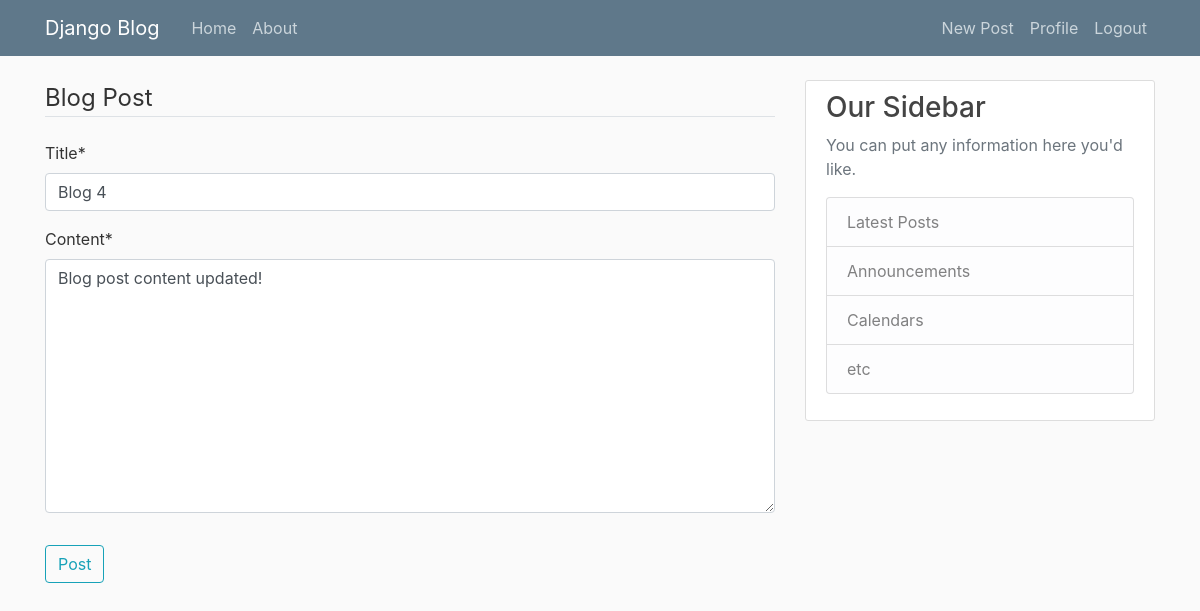
The page /post/4/update/ (signed in) on the database as committed earlier.
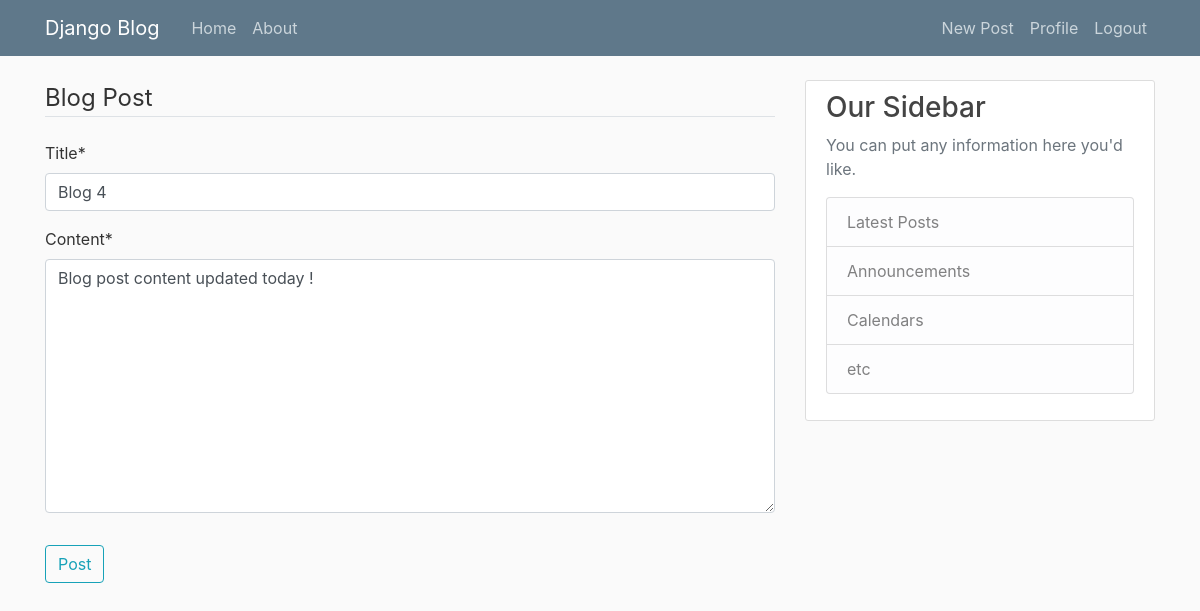
The same page on the database as committed later.
### blog/models.py (models this page shows, shortened)
class Post(models.Model):
    title = models.CharField(max_length=100, default='Blank')
    content = models.TextField()
    date_posted = models.DateTimeField(default = timezone.now)
    author = models.ForeignKey(User, on_delete=models.CASCADE)

### blog/views.py (the view, shortened to what this page needs)
# urls.py: path('post/<int:pk>/update/', PostUpdateView.as_view(), name='post-update'),
class PostUpdateView(LoginRequiredMixin, UserPassesTestMixin, UpdateView):
    model = Post
    fields = ['title', 'content']
    def test_func(self):
        post = self.get_object()
        if self.request.user == post.author:
            return True
        return False

### blog/templates/blog/post_form.html (shortened to what this page needs)
{% extends "blog/base.html" %}
{% load crispy_forms_tags %}
{% block content %}
<div class="content section">
    <form method="POST">
        <fieldset class="form-group">
            <legend class="border-bottom mb-4 ">Blog Post</legend>
                {{ form|crispy }}
        </fieldset>
            <div class="form-group">
                <button  class="btn btn-outline-info" type="submit">Post</button>
            </div>
    </form>
</div>
{%endblock content%}

Rows that differ between the two databases and show on the page:
changed Post "Blog 4": content "Blog post content updated!" → "Blog post content updated today !"
